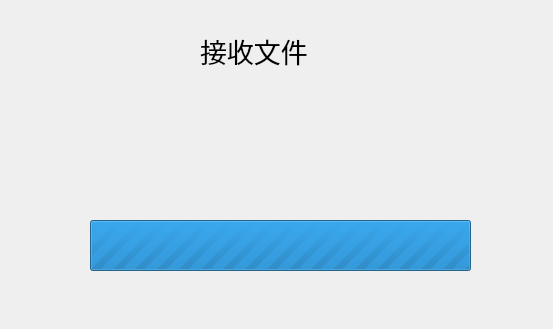
<?xml version="1.0" encoding="UTF-8"?>
<ui version="4.0">
 <class>rcv_file_Dialog</class>
 <widget class="QDialog" name="rcv_file_Dialog">
  <property name="geometry">
   <rect>
    <x>0</x>
    <y>0</y>
    <width>553</width>
    <height>329</height>
   </rect>
  </property>
  <property name="windowTitle">
   <string>Dialog</string>
  </property>
  <widget class="QProgressBar" name="progressBar">
   <property name="geometry">
    <rect>
     <x>90</x>
     <y>220</y>
     <width>381</width>
     <height>51</height>
    </rect>
   </property>
   <property name="maximum">
    <number>0</number>
   </property>
   <property name="value">
    <number>0</number>
   </property>
  </widget>
  <widget class="QLabel" name="label">
   <property name="geometry">
    <rect>
     <x>200</x>
     <y>30</y>
     <width>161</width>
     <height>41</height>
    </rect>
   </property>
   <property name="font">
    <font>
     <family>黑体</family>
     <pointsize>20</pointsize>
    </font>
   </property>
   <property name="text">
    <string>接收文件</string>
   </property>
  </widget>
  <widget class="QLabel" name="label_message">
   <property name="geometry">
    <rect>
     <x>71</x>
     <y>124</y>
     <width>401</width>
     <height>41</height>
    </rect>
   </property>
   <property name="font">
    <font>
     <family>黑体</family>
     <pointsize>10</pointsize>
    </font>
   </property>
   <property name="text">
    <string/>
   </property>
   <property name="alignment">
    <set>Qt::AlignCenter</set>
   </property>
  </widget>
 </widget>
 <resources/>
 <connections/>
</ui>
